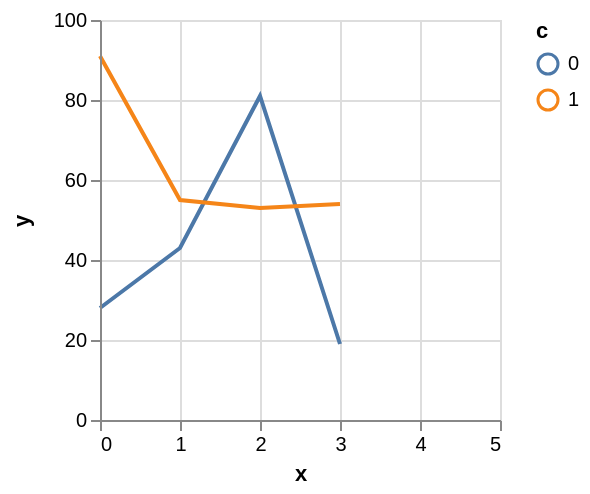

Specify this chart in Vega-Lite:
### Vega specification from a JSON file in a GitHub repository (floating-point values rounded to 4 significant figures)
{"$schema": "https://vega.github.io/schema/vega/v3.json", "autosize": "pad", "padding": 5, "width": 200, "height": 200, "style": "cell", "data": [{"name": "source_0", "values": [{"x": 0, "y": 28, "c": 0}, {"x": 0, "y": 91, "c": 1}, {"x": 1, "y": 43, "c": 0}, {"x": 1, "y": 55, "c": 1}, {"x": 2, "y": 81, "c": 0}, {"x": 2, "y": 53, "c": 1}, {"x": 3, "y": 19, "c": 0}]}, {"name": "data_0", "source": "source_0", "transform": [{"type": "formula", "expr": "toNumber(datum[\"x\"])", "as": "x"}, {"type": "formula", "expr": "toNumber(datum[\"y\"])", "as": "y"}, {"type": "impute", "field": "y", "key": "x", "method": "value", "groupby": ["c"], "value": null}, {"type": "window", "as": ["imputed_y_value"], "ops": ["mean"], "fields": ["y"], "frame": [-2, 2], "ignorePeers": false, "groupby": ["c"]}, {"type": "formula", "expr": "datum.y === null ? datum.imputed_y_value : datum.y", "as": "y"}]}], "marks": [{"name": "pathgroup", "type": "group", "from": {"facet": {"name": "faceted_path_main", "data": "data_0", "groupby": ["c"]}}, "encode": {"update": {"width": {"field": {"group": "width"}}, "height": {"field": {"group": "height"}}}}, "marks": [{"name": "marks", "type": "line", "style": ["line"], "sort": {"field": "datum[\"x\"]", "order": "descending"}, "from": {"data": "faceted_path_main"}, "encode": {"update": {"stroke": {"scale": "color", "field": "c"}, "x": {"scale": "x", "field": "x"}, "y": {"scale": "y", "field": "y"}, "defined": {"signal": "datum[\"x\"] !== null && !isNaN(datum[\"x\"]) && datum[\"y\"] !== null && !isNaN(datum[\"y\"])"}}}}]}], "scales": [{"name": "x", "type": "linear", "domain": {"data": "data_0", "field": "x"}, "range": [0, {"signal": "width"}], "nice": 1, "zero": false}, {"name": "y", "type": "linear", "domain": {"data": "data_0", "field": "y"}, "range": [{"signal": "height"}, 0], "nice": true, "zero": true}, {"name": "color", "type": "ordinal", "domain": {"data": "data_0", "field": "c", "sort": true}, "range": "category"}], "axes": [{"scale": "x", "orient": "bottom", "grid": false, "title": "x", "labelFlush": true, "labelOverlap": true, "tickCount": {"signal": "ceil(width/40)"}, "zindex": 1}, {"scale": "x", "orient": "bottom", "grid": true, "tickCount": {"signal": "ceil(width/40)"}, "gridScale": "y", "domain": false, "labels": false, "maxExtent": 0, "minExtent": 0, "ticks": false, "zindex": 0}, {"scale": "y", "orient": "left", "grid": false, "title": "y", "labelOverlap": true, "tickCount": {"signal": "ceil(height/40)"}, "zindex": 1}, {"scale": "y", "orient": "left", "grid": true, "tickCount": {"signal": "ceil(height/40)"}, "gridScale": "x", "domain": false, "labels": false, "maxExtent": 0, "minExtent": 0, "ticks": false, "zindex": 0}], "legends": [{"stroke": "color", "title": "c"}], "config": {"axisY": {"minExtent": 30}}}
